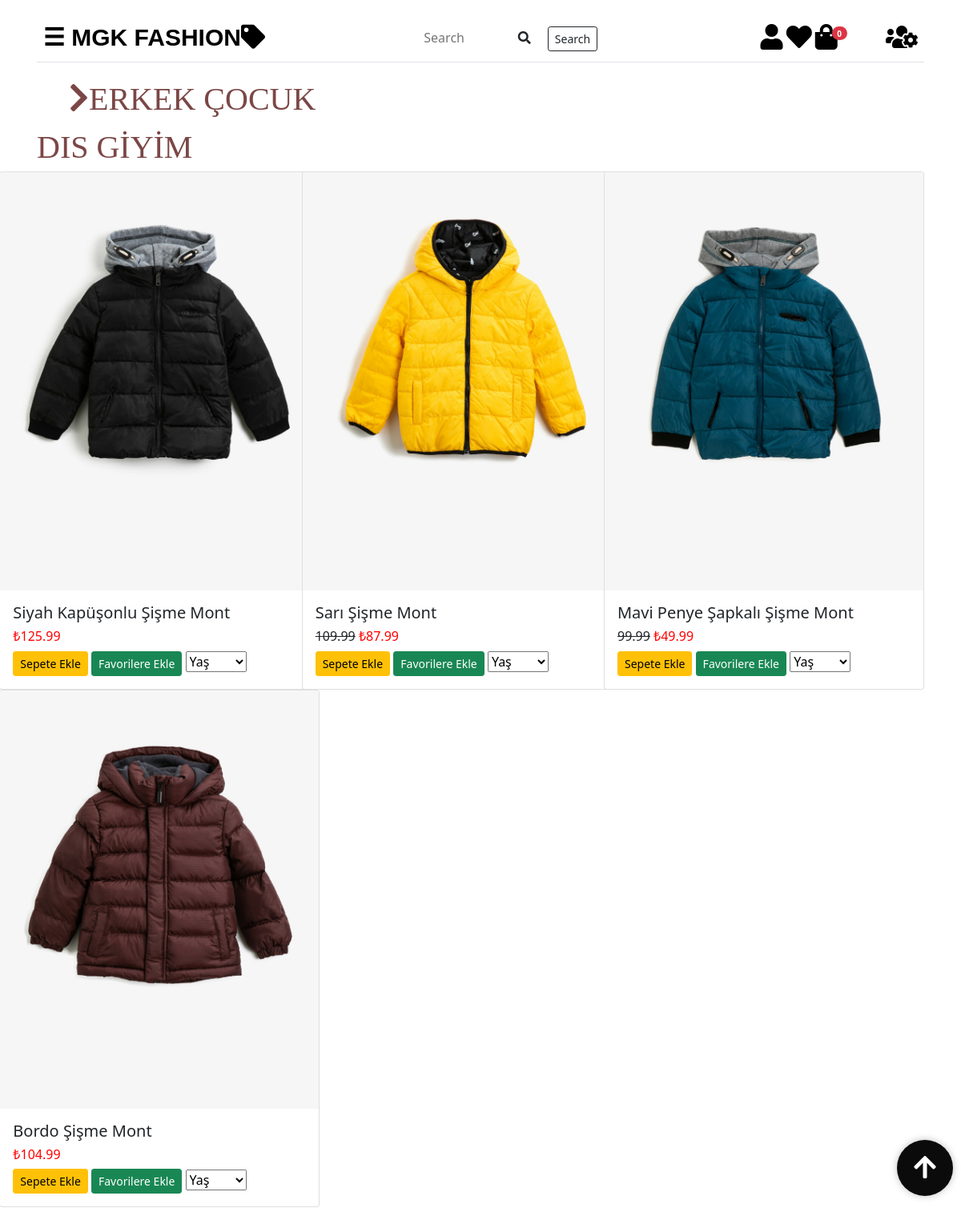
Page /giyimwebsitesi/erkekdis.php on the committed database.
### tables this page shows
CREATE TABLE IF NOT EXISTS `tblurunler` (
  `id` int(4) NOT NULL AUTO_INCREMENT,
  `urun_foto` varchar(150) NOT NULL,
  `urun_adi` varchar(100) NOT NULL,
  `renk` varchar(30) NOT NULL,
  `eski_fiyat` float DEFAULT NULL,
  `fiyat` float NOT NULL,
  `kategoriID` int(4) NOT NULL,
  `cinsiyetID` int(2) NOT NULL,
  PRIMARY KEY (`id`),
  KEY `kategoriID` (`kategoriID`),
  KEY `cinsiyetID` (`cinsiyetID`)
);

### giyimwebsitesi/erkekdis.php (the view, shortened to what this page needs)
<!DOCTYPE html>
<html lang="tr">
<head>
  <link rel="stylesheet" type="text/css" href="CSS1/bootstrap.min.css">
  <link rel="stylesheet" href="CSS1/all.css">
  <link rel="stylesheet" type="text/css" href="CSS1/style.css">
  <link rel="stylesheet" type="text/css" href="CSS1/genelstyle.css">
  <link rel="stylesheet" type="text/css" href="CSS1/mainstyle.css">
</head>
<body>
  <?php include("baglantidb.php");
   ?>
  <?php $urun = $db->query("SELECT * from tblurunler Where cinsiyetID = '3' AND kategoriID = '1' ", PDO::FETCH_OBJ)->fetchAll()   ?>
<div id="main" class="container">
  <?php include("navbar.php"); ?>
      <div class="row">
      <div  class="col-md-4" id="yazi"><i class="fa fa-chevron-right"></i>ERKEK ÇOCUK DIS GİYİM</div>
      </div>
      <div class="row">
        <?php foreach ($urun as $urunler) { ?>
    <div class="col-md-4">
<div class="card" style="width: 25rem; float: right;">
  <img class="card-img-top" id="aw-zoom" src="<?php echo $urunler->urun_foto; ?>" alt="Card image cap">
  <div class="card-body">
    <h5 class="card-title"><?php echo $urunler->urun_adi; ?></h5>
    <h6><s><?php echo $urunler->eski_fiyat; ?></s> <span style="color: red;">₺<?php echo $urunler->fiyat; ?></span> </h6>
    <button urun_id="<?php echo $urunler->id; ?>" class="btn btn-warning btn-sm btn_sepeteEkle">Sepete Ekle</button>
     <?php $sorgu = $db->prepare("SELECT * FROM tblfavoriler WHERE musteriID=:id1 AND favori_urunID=:id2");
          $sorgu->execute(array(':id1'=>$_SESSION['kullanici']['id'],':id2'=>$urunler->id));
          if ($sorgu->rowCount()) {
            echo '<a href="favoriler.php?cikar='.$urunler->id.'" class="btn btn-danger btn-sm">Favorilerden Çıkar</a>';
          }else{
            echo '<a href="favoriler.php?id='.$urunler->id.'" class="btn btn-success btn-sm">Favorilere Ekle</a>';
          }
     ?>
     <select>
      <option selected>Yaş</option>
    </select>
  </div>
</div>
  </div>
  <?php } ?>
    </div>
</div>
<button id="btnScrollToTop">
    <i class="fa fa-arrow-up fa-2x" style="color: white"></i>
  </button>
</body>
</html>

### giyimwebsitesi/CSS1/all.css (style rules this page uses)
.fa, .fas, .far, .fal, .fad, .fab { -moz-osx-font-smoothing: grayscale; -webkit-font-smoothing: antialiased; display: inline-block; font-style: normal; font-variant: normal; text-rendering: auto; line-height: 1; }
.fa-2x { font-size: 2em; }
.fa-arrow-up:before { content: "\f062"; }
.fa-chevron-right:before { content: "\f054"; }

### giyimwebsitesi/CSS1/genelstyle.css (style rules this page uses)
#yazi { font-size: bold; color:#7b4746 ; font-family: Agency FB; font-size: 40px; text-indent: 20px; }
#aw-zoom { position: relative; -webkit-transform: scale(1); -ms-transform: scale(1); -moz-transform: scale(1); transition: all .3s ease-in; -moz-transition: all .3s ease-in; -webkit-transition: all .3s ease-in; -ms-transition: all .3s ease-in; }
#btnScrollToTop { position: fixed; right: 10px; bottom: 30px; width: 70px; height: 70px; border-radius: 50%; background: #0b0b0b; box-shadow:0 0 10px rgba(0, 0, 0, 0.25); color: #ffffff; border: none; outline: none; cursor: pointer; }

### giyimwebsitesi/CSS1/mainstyle.css (style rules this page uses)
#yazi { font-size: bold; color:#7b4746 ; font-family: Agency FB; font-size: 40px; text-indent: 20px; }
#main { transition: margin-left .5s; padding: 16px; }
#btnScrollToTop { position: fixed; right: 10px; bottom: 30px; width: 70px; height: 70px; border-radius: 50%; background: #0b0b0b; box-shadow:0 0 10px rgba(0, 0, 0, 0.25); color: #ffffff; border: none; outline: none; cursor: pointer; }

### rows in the picture
tblurunler: urun_foto (picture), urun_adi "Siyah Kapüşonlu Şişme Mont", fiyat "125.99"
tblurunler: urun_foto (picture), urun_adi "Sarı Şişme Mont", eski_fiyat "109.99", fiyat "87.99"
tblurunler: urun_foto (picture), urun_adi "Mavi Penye Şapkalı Şişme Mont", eski_fiyat "99.99", fiyat "49.99"
tblurunler: urun_foto (picture), urun_adi "Bordo Şişme Mont", fiyat "104.99"

### other values in the picture
$toplam_adet "0"
